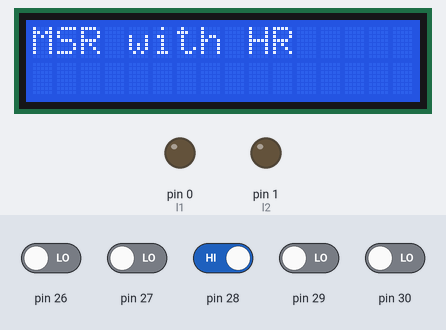
A sketch run on a simulated Arduino Mega 2560, built with avr-gcc and run on an emulated ATmega2560. Parts: 16×2 character LCD, output pins drawn as LEDs (lit = HIGH). The inputs (shaded band) are chosen by the test bench; at power-on: pin 28 HIGH, pin 26, pin 27, pin 29, pin 30 LOW. Pins used as bus, display or sensor lines are not drawn.

Above: at 0.1 s.
1.8 s: pin 26 driven HIGH and pin 27 driven HIGH and pin 28 driven LOW and pin 29 driven HIGH and pin 30 driven HIGH
At 2.6 s:
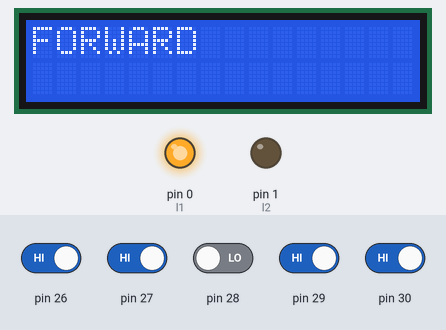
4.8 s: pin 29 driven LOW
At 6.2 s:
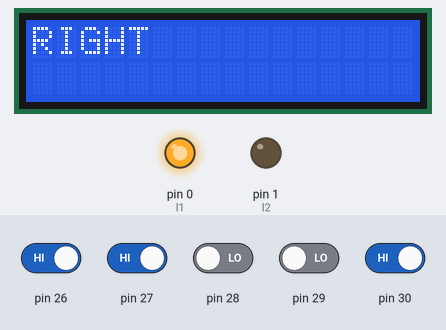
7.8 s: pin 30 driven LOW
At 8.2 s:
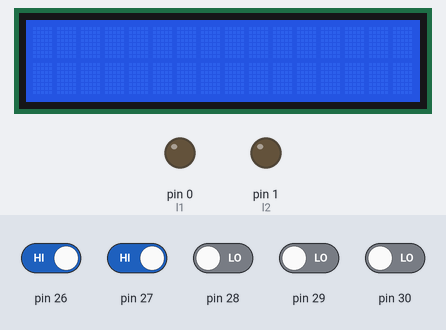
10.6 s: pin 30 driven HIGH
At 11.6 s:
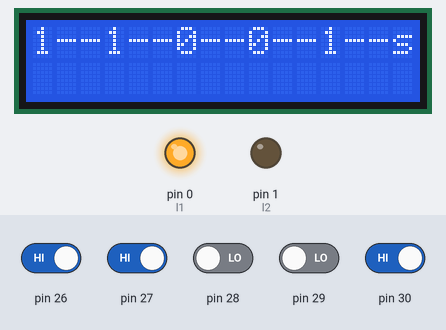
13.2 s: pin 28 driven HIGH
16.2 s: pin 29 driven HIGH
At 16.8 s:
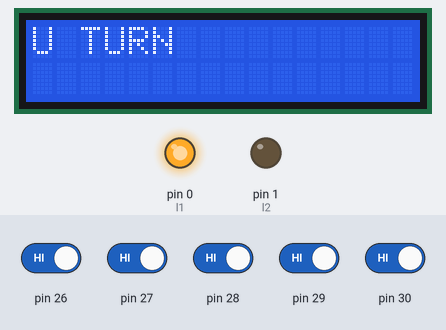
Timing chart, 0 to 18.7 s (numbered marks = the images above; inputs shaded):
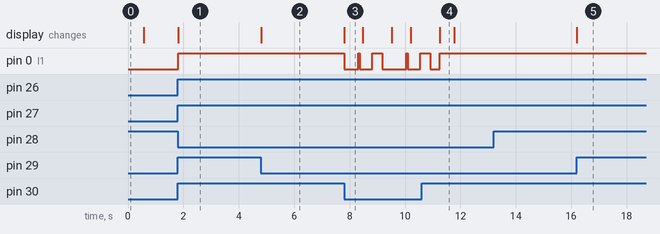

Measured:
- after the input at 1.8 s, pin 0 (l1): LOW → HIGH at once; the display: changes at once (image 1)
- after the input at 4.8 s, the display: changes at once (image 2)
- after the input at 7.8 s, the display: changes at once (image 3)
- after the input at 10.6 s, the display: changes after 0.66 s (image 4)
- after the input at 13.2 s, every drawn part: stays the same
- after the input at 16.2 s, the display: changes at once (image 5)
- what the display in image 3 shows lasts 0.7 s, from 7.8 s to 8.5 s
- what the display in image 4 shows lasts 0.5 s, from 11.3 s to 11.8 s

The sketch:

classcode_robo_maze.ino
```cpp
char directions[30];
#include<LiquidCrystal.h>
LiquidCrystal lcd(11,10,5,4,3,2);

const int r1=24;
const int r2=25;
const int l1=0;
const int l2=1;
int l,c1,c2,c3,r;
int i=0;
int tdelay=625;
int fdelay=500;
void forward()
{
  digitalWrite(l1,1);
  digitalWrite(l2,0);
  digitalWrite(r1,1);
  digitalWrite(r2,0);
}


void Stop()
{
  digitalWrite(l1,0);
  digitalWrite(l2,0);
  digitalWrite(r1,0);
  digitalWrite(r2,0);

}

void smallright()
{
  digitalWrite(l1,1);
  digitalWrite(l2,0);
  digitalWrite(r1,0);
  digitalWrite(r2,0);

}
void smallleft()
{
  digitalWrite(l1,0);
  digitalWrite(l2,0);
  digitalWrite(r1,1);
  digitalWrite(r2,0);

}


void right()
{
  digitalWrite(l1,1);
  digitalWrite(l2,0);
  digitalWrite(r1,0);
  digitalWrite(r2,1);
}

void left()
{
  digitalWrite(l1,0);
  digitalWrite(l2,1);
  digitalWrite(r1,1);
  digitalWrite(r2,0);
}
int eosens()
{
  readsens();
  if(((c1+c2+c3)==1 || (c1+c2+c3)==2))
    return 1;
  else
    return 0;

}

void readsens()
{
  l=digitalRead(26);
  c1=digitalRead(27);
  c2=digitalRead(28);
  c3=digitalRead(29);
  r=digitalRead(30);
  lcd.print(l);
  lcd.print("--");
  lcd.print(c1);
  lcd.print("--");
  lcd.print(c2);
  lcd.print("--");
  lcd.print(c3);
  lcd.print("--");
  lcd.print(r);
  lcd.print("--");
 }
void inch()
{
  lcd.print("INCH FUNCTION");
  Stop();
  delay(350);
  forward();
  delay(350);
  Stop();
  delay(350);
  readsens();
  lcd.clear();
}

void align()
{
  Stop();
  delay(500);
  forward();
  delay(60);
  Stop();
  delay(100);
  readsens();
  lcd.clear();
}
void printing(char prtdirection[])
{
  lcd.clear();
  for(i=0;prtdirection[i]!='E';i++)
  {
    lcd.print(prtdirection[i]);
  }
  delay(2000);
}
void setup()
{
  lcd.begin(16,2);
  lcd.print("MSR with HR");
  delay(500);
  lcd.clear();
  pinMode(l1,OUTPUT);
  pinMode(l2,OUTPUT);
  pinMode(r1,OUTPUT);
  pinMode(r2,OUTPUT);
  pinMode(26,INPUT);
  pinMode(27,INPUT);
  pinMode(28,INPUT);
  pinMode(29,INPUT);
  pinMode(30,INPUT);
}
void loop()
{
  lcd.clear();
  readsens();
  lcd.clear();
  if((l==1)&&(c1==1)&&(c2==0)&&(c3==1)&&(r==1))
  {
    lcd.print("FORWARD");
    forward();
  }
  else if(((l==1)&&(c1==0)&&(c2==0)&&(c3==1)&&(r==1))||((l==1)&&(c1==0)&&(c2==1)&&(c3==1)&&(r==1)))
  {
    lcd.print("LEFT");
    smallleft();
  }
   else if(((l==1)&&(c1==1)&&(c2==0)&&(c3==0)&&(r==1))||((l==1)&&(c1==1)&&(c2==1)&&(c3==0)&&(r==1)))
  {
    lcd.print("RIGHT");
    smallright();
  }
  else if(((l==1)&&(c1==1)&&(c2==1)&&(c3==1)&&(r==1)))
  {
    lcd.print("U TURN");
    right();
    delay(850);
    directions[i]='U';
    i++;
  }
  else if(((l==1)&&(c1==1)||(c3==1)&&(r==1)))
  {
    align();
    if(((l==1)&&(c1==0)&&(c2==0)&&(c3==0)&&(r==0))||((l==1)&&(c1==1)&&(c2==0)&&(c3==0)&&(r==0)))
    {
      lcd.print("Ryt/ St.&Ryt?");
      inch();
      if(((l==1)&&(c1==1)&&(c2==1)&&(c3==1)&&(r==1)))
      {
        lcd.print("right");
        right();
        delay(tdelay);
      }
      else if((l==1)&&(r==1)&&(eosens()))
      {
        lcd.print("straight");
        directions[i]='S';
        i++;
        forward();
        delay(fdelay);
       }
     }
    else if(((l==0)&&(c1==0)&&(c2==0)&&(c3==1)&&(r==1))||((l==0)&&(c1==0)&&(c2==0)&&(c3==0)&&(r==1)))
    {
      lcd.print("Left/ St.&Left?");
      inch();
      if(((l==1)&&(c1==1)&&(c2==1)&&(c3==1)&&(r==1)))
      {
        lcd.print("Left");
        left();
        delay(tdelay);
      }
      else if((l==1)&&(r==1)&&(eosens()))
      {
        lcd.print("left");
        directions[i]='L';
        i++;
        left();
        delay(tdelay);
      }
    }
    else if((l==0)&&(c1==0)&&(c2==0)&&(c3==0)&&(r==0))
    {
      lcd.print(" T/END/4");
      inch();
      if((l==1)&&(r==1)&&(eosens()))
      {
        lcd.print("4 way");
        directions[i]='L';
        i++;
        left();
        delay(tdelay);
      }
      else if((l==1)&&(c1==1)&&(c2==1)&&(c3==1)&&(r=1))
    {
      lcd.print(" T-int");
      directions[i]='L';
      i++;
      left();
      delay(tdelay);
     }
     else if((l==0)&&(c1==0)&&(c2==0)&&(c3==0)&&(r==0))
     {
      lcd.print(" end of maze");
      directions[i]='E';
      while(1)
      {
        printing(directions);
        Stop();
      }
     }

   }
}
}
```
